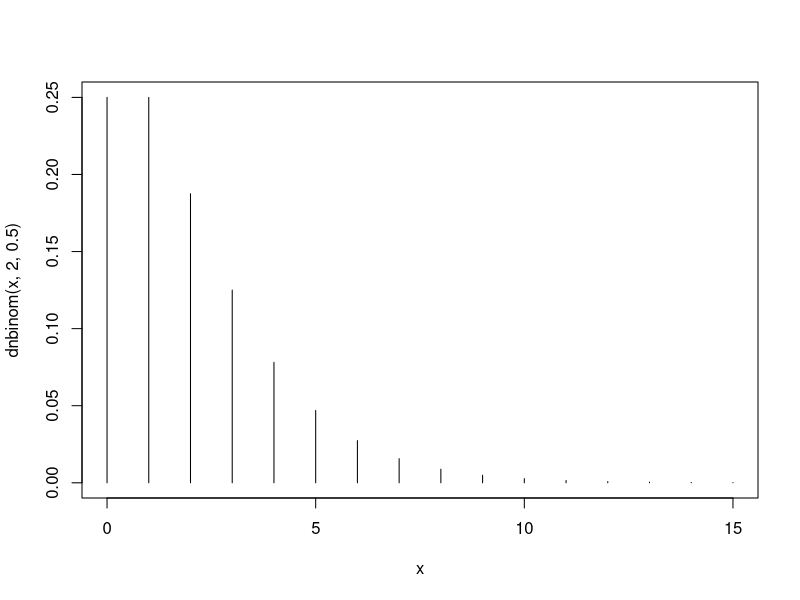
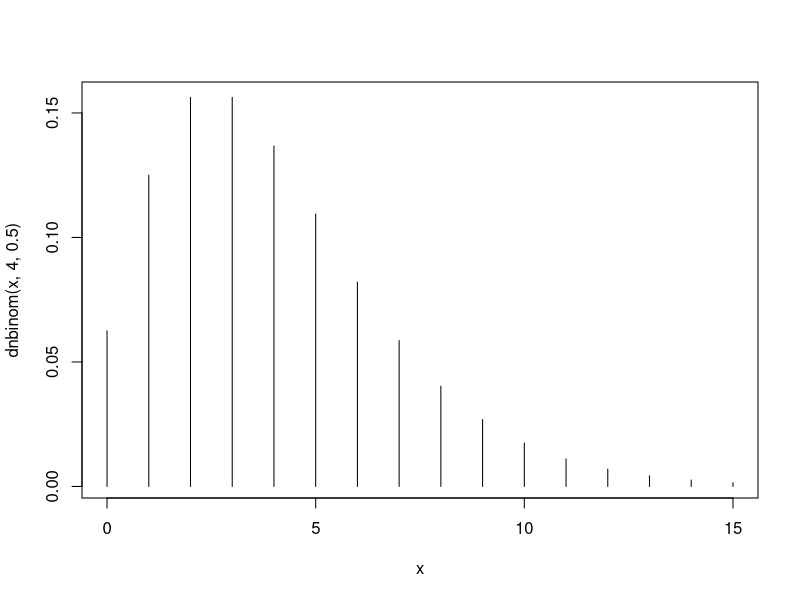
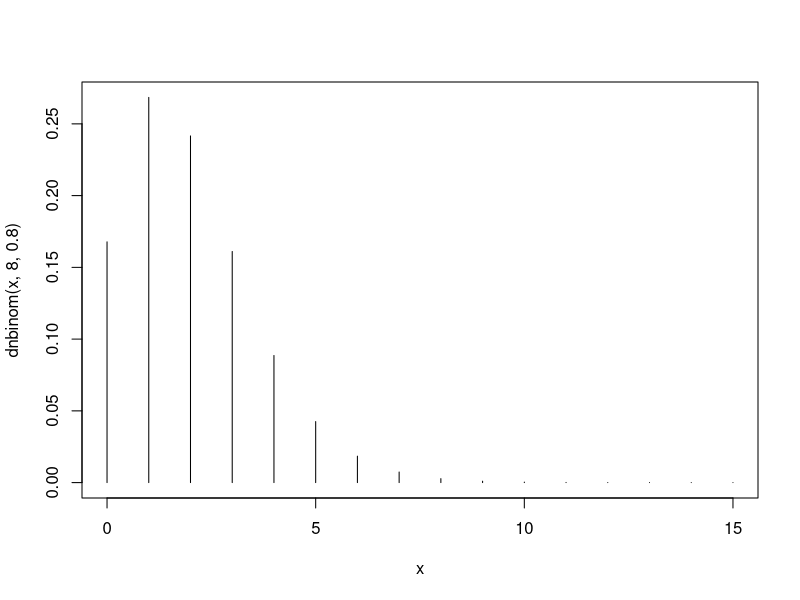

Source code (R) for these figures, in order:
#! /usr/bin/env Rscript

# dbinom(x, size, prob) 
# Put simply, dbinom finds the probability of getting a certain number of successes (x) in a certain number of trials (size) where the probability of success on each trial is fixed (prob).
# https://www.statology.org/a-guide-to-dbinom-pbinom-qbinom-and-rbinom-in-r/

# say a clinic vaccinates 500 people per day
# the probability of producing a reaction is 0.09

# in a given day, what is the probability that more than 40 people will develop a reaction?
# P(X > 40) = 1 − P(X ≤ 40)
result <- 1 - pbinom(40,500,0.09)
print(result)

# in a given day, what is the probability that the number of people developing a reaction
# is between 50 and 45 inclusive?
result <- pbinom(50,500,0.09) - pbinom(44,500,0.09)
print(result)

# X ∼ Negative-Binomial(2, 0.5)
x <- 0:15
plot(x,dnbinom(x,2,0.5),type="h")

#X 2 ∼ Negative-Binomial(4, 0.5)
plot(x,dnbinom(x,4,0.5),type="h")

#X 3 ∼ Negative-Binomial(8, 0.8)
plot(x,dnbinom(x,8,0.8),type="h")

# poisson
# http://www.r-tutor.com/elementary-statistics/probability-distributions/poisson-distribution
# for meiosis, crossovers of loci: E(X) = 2.25
# probabiity of 4 crossovers exactly
dpois(4, lambda=2.25)
# probability of 4 or more crossovers
ppois(3, lambda=2.25, lower=FALSE)
# probability of odd values up to 9
sum(dpois(c(1,3,5,7,9), lambda=2.25))

# uniform distribution
# http://www.r-tutor.com/elementary-statistics/probability-distributions/continuous-uniform-distribution
# waiting for a bus can take up to 17 minutes
# probability of waiting under 12.5 minutes:
punif(12.5, min=0, max=17)

# exponential distribution
# http://www.r-tutor.com/elementary-statistics/probability-distributions/exponential-distribution
# The probability that a clerk spends between four to five minutes with a randomly selected customer:
# E(X) = 7 minutes
pexp(5, rate=1/7) - pexp(4, rate=1/7)
